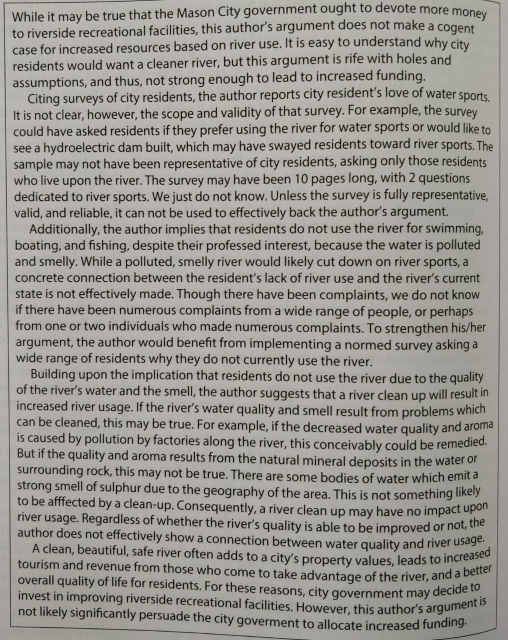
#> input picture ocr/ocr.jpeg, 1016 x 1280 px, found by its file name (shown at 1/2 size)
$ python preprocessing.py
#> lines starting #> are read from the running program, lines starting #| are printed output that depends on the picture; after the words box and inside, x2 and y2 are one past the last pixel; in counts of white or black regions, pixels touching at a corner belong together
import cv2

# import os
import numpy as np

# [14 lines of commented-out code are left out]


def image_smoothening(img):
    ret1, th1 = cv2.threshold(img, 88, 255, cv2.THRESH_BINARY)
    ret2, th2 = cv2.threshold(th1, 0, 255, cv2.THRESH_BINARY + cv2.THRESH_OTSU)
    # blur = cv2.GaussianBlur(img, (5, 5), 0)
    blur = cv2.GaussianBlur(th2, (5, 5), 0)
    ret3, th3 = cv2.threshold(blur, 0, 255, cv2.THRESH_BINARY + cv2.THRESH_OTSU)
    # return blur
    return th3


def remove_noise_and_smooth(img):
    filtered = cv2.adaptiveThreshold(
        img.astype(np.uint8), 255, cv2.ADAPTIVE_THRESH_MEAN_C, cv2.THRESH_BINARY, 9, 41
    )
    kernel = np.ones((1, 1), np.uint8)
    closing = cv2.morphologyEx(filtered, cv2.MORPH_CLOSE, kernel)
    opening = cv2.morphologyEx(closing, cv2.MORPH_OPEN, kernel)
    img = image_smoothening(img)
    or_image = cv2.bitwise_or(img, opening)
    # or_image = cv2.bitwise_or(img, filtered)

    return or_image


def get_img(img_path):
    img = cv2.imread(img_path)
    return img


def saveimg(save_path, img):
    cv2.imwrite(save_path, img)


def convert_to_gray(img):
    img = cv2.cvtColor(img, cv2.COLOR_BGR2GRAY)
    return img


def rescale(img):
    img = cv2.resize(img, None, fx=1.5, fy=1.5, interpolation=cv2.INTER_CUBIC)
    return img


def noise_removal(img):
    # Apply dilation and erosion to remove some noise
    kernel = np.ones((1, 1), np.uint8)
    img = cv2.dilate(img, kernel, iterations=1)
    img = cv2.erode(img, kernel, iterations=1)
    # Apply blur to smooth out the edges
    img = cv2.GaussianBlur(img, (5, 5), 0)
    return img


def binarize(img):
    # Apply threshold to get image with only b&w (binarization)
    img = cv2.adaptiveThreshold(
        img.astype(np.uint8), 255, cv2.ADAPTIVE_THRESH_MEAN_C, cv2.THRESH_BINARY, 9, 41
    )
    # img = cv2.threshold(img, 0, 255, cv2.THRESH_BINARY + cv2.THRESH_OTSU)[1]
    return img


def get_string(img_path):

#> called with img_path = '.\\ocr.jpeg'
    img = cv2.imread(img_path)
#> img is the input picture: shape (1280, 1016, 3); mean B, G, R 143.8, 149.2, 151.6
    img = convert_to_gray(img)
    save_path = r".\gray_img.jpeg"
    cv2.imwrite(save_path, img)

    img = remove_noise_and_smooth(img)
#> in remove_noise_and_smooth, `filtered = cv2.adaptiveThreshold( img.astype(np.uint8), 255, cv2.ADAPT..`:
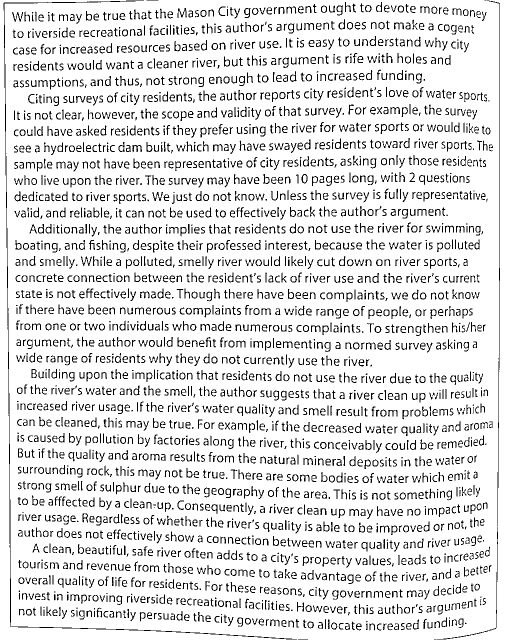
#> filtered: shape (1280, 1016) (shown at 1/2 size); 87.4% white; black in thin lines or dots
#> in image_smoothening, `ret1, th1 = cv2.threshold(img, 88, 255, cv2.THRESH_BINARY)`:
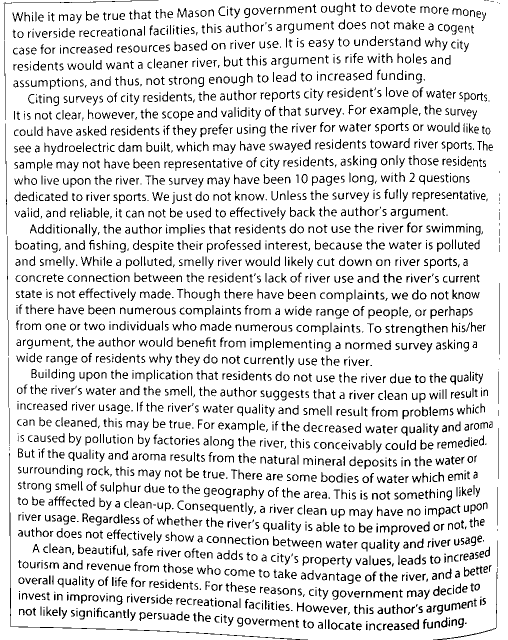
#> th1: shape (1280, 1016) (shown at 1/2 size); 87.1% white; black in thin lines or dots
#> in image_smoothening, `ret2, th2 = cv2.threshold(th1, 0, 255, cv2.THRESH_BINARY + cv2.THRESH_..`: ret2 = 0
#> in image_smoothening, `blur = cv2.GaussianBlur(th2, (5, 5), 0)`:
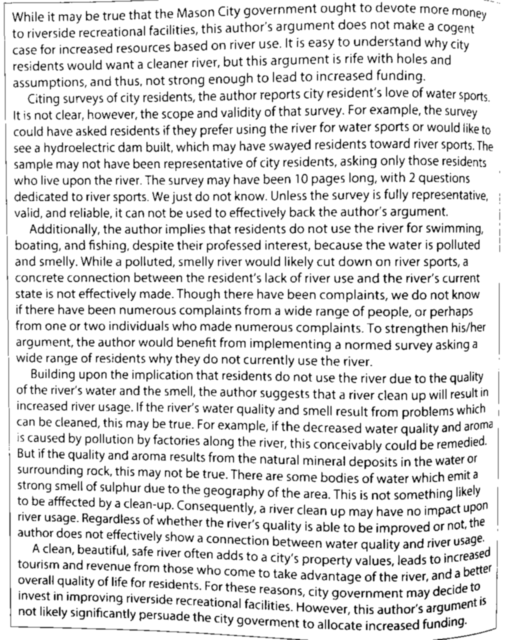
#> blur: shape (1280, 1016) (shown at 1/2 size); min 0, max 255, mean 222.1
#> in image_smoothening, `ret3, th3 = cv2.threshold(blur, 0, 255, cv2.THRESH_BINARY + cv2.THRESH..`:
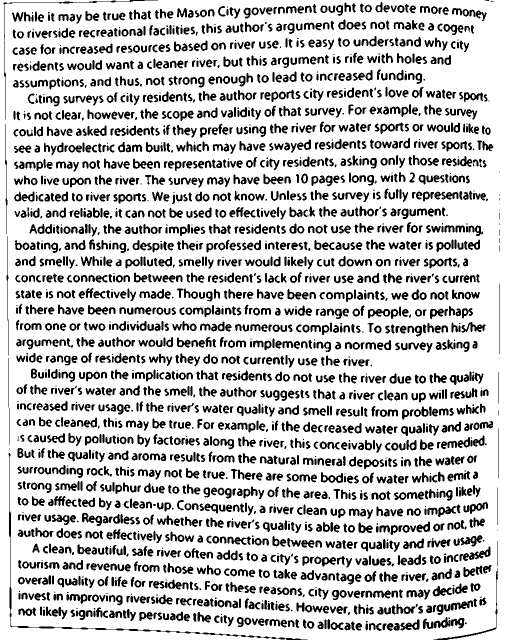
#> th3: shape (1280, 1016) (shown at 1/2 size); 78.6% white; 2694 black regions (264 under 20 px), largest, box (x1, y1, x2, y2) and area: (17, 906, 615, 1280) 2094, (919, 1093, 981, 1122) 656, (867, 1137, 996, 1280) 603
#> in image_smoothening, `ret3, th3 = cv2.threshold(blur, 0, 255, cv2.THRESH_BINARY + cv2.THRESH..`: ret3 = 186
#> in remove_noise_and_smooth, `or_image = cv2.bitwise_or(img, opening)`:
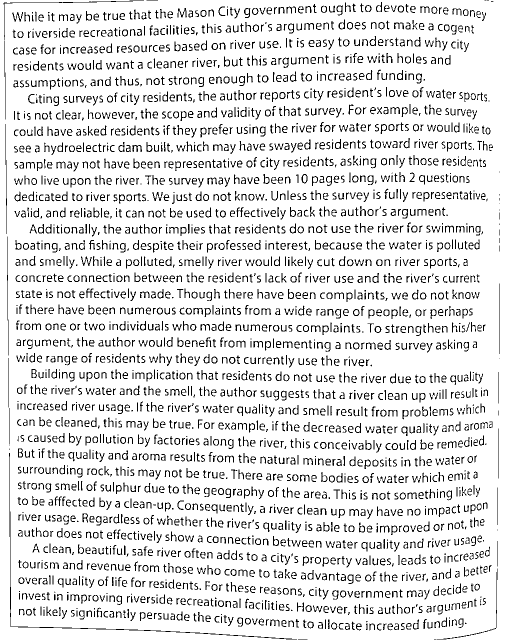
#> or_image: shape (1280, 1016) (shown at 1/2 size); 87.7% white; black in thin lines or dots
    save_path = r".\noise_free_img.jpeg"
    cv2.imwrite(save_path, img)

    img = binarize(img)
    kernel = np.ones((1, 1), np.uint8)
    img = cv2.morphologyEx(img, cv2.MORPH_OPEN, kernel)
    save_path = r".\binary_img.jpeg"
    cv2.imwrite(save_path, img)


if __name__ == "__main__":
    # img_path = r".\nlp_test.jpeg"
    img_path = r".\ocr.jpeg"
    # img_path = r".\sample_text_handwritten.jpeg"
    print(get_string(img_path))

$ run again, with ocr/another_sample_text.jpeg copied over ocr/ocr.jpeg
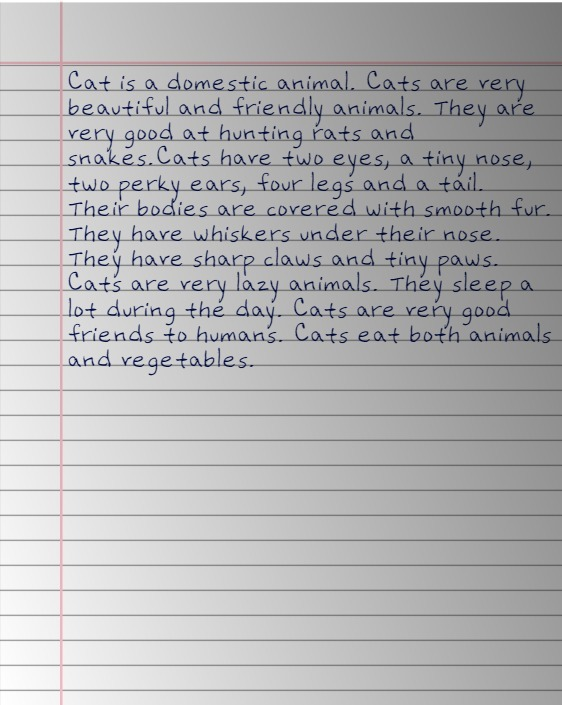
#> input picture ocr/another_sample_text.jpeg, 562 x 705 px, found by its file name
#> in get_string, img is the input picture: shape (705, 562, 3); mean B, G, R 180, 178.5, 178.6
#> img: shape (705, 562)
#> in remove_noise_and_smooth, `filtered = cv2.adaptiveThreshold( img.astype(np.uint8), 255, cv2.ADAPT..`:
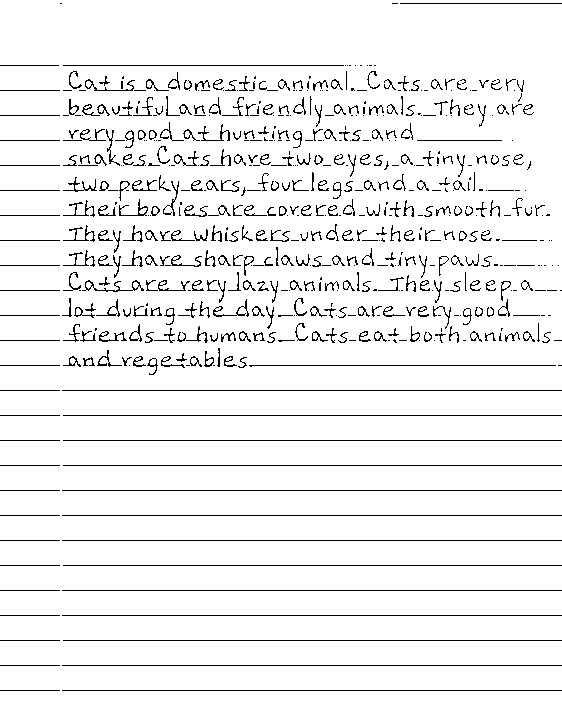
#> filtered: shape (705, 562); 94% white; black in thin lines or dots
#> th1: shape (705, 562); 97.1% white; black in thin lines or dots, all inside (x1, y1, x2, y2) = (69, 65, 562, 375)
#> ret2 = 0
#> th3: shape (705, 562); 92.9% white; 404 black regions (62 under 20 px), largest, box (x1, y1, x2, y2) and area: (496, 78, 562, 117) 750, (485, 300, 511, 318) 213, (492, 64, 562, 67) 208
#> ret3 = 210
#> in remove_noise_and_smooth, `or_image = cv2.bitwise_or(img, opening)`:
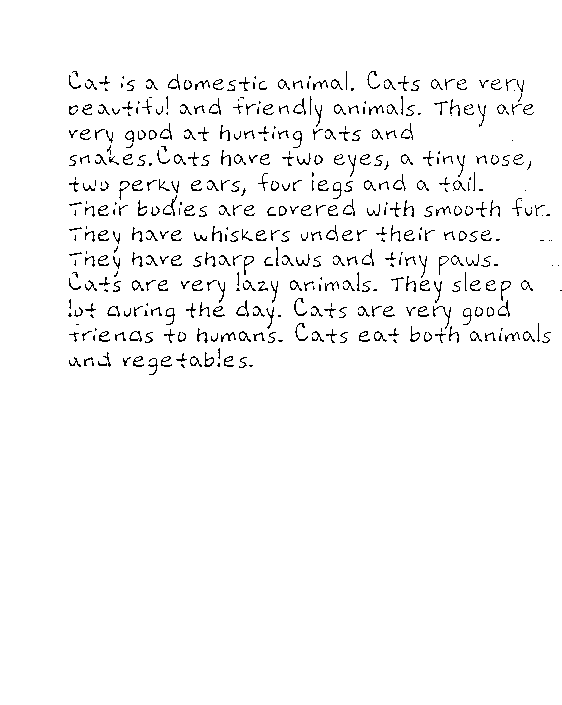
#> or_image: shape (705, 562); 96.8% white; black in thin lines or dots, all inside (x1, y1, x2, y2) = (68, 71, 562, 375)
